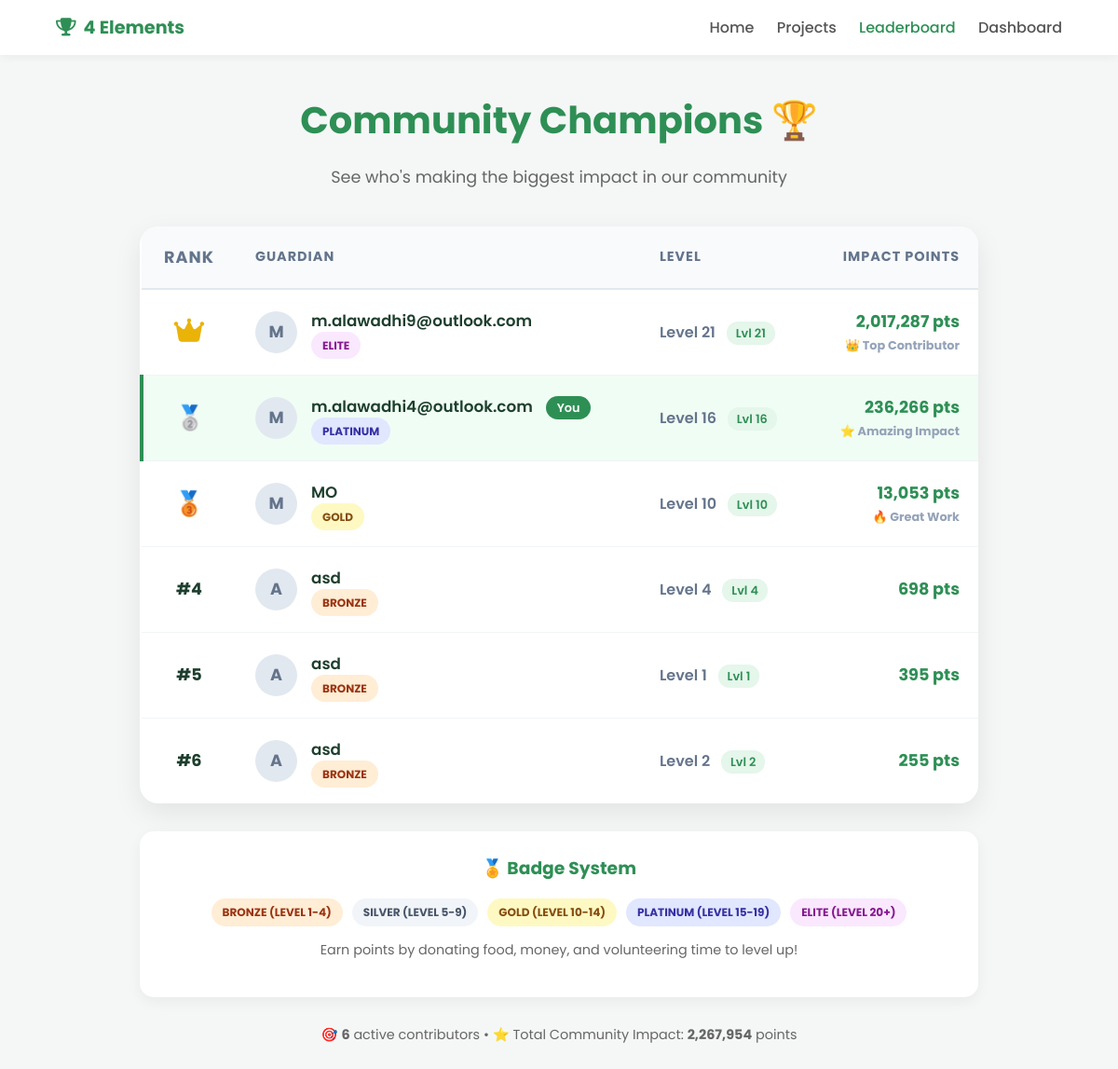
Page /leaderboard (signed in) on the committed database.
### tables this page shows
CREATE TABLE users (
            id INTEGER PRIMARY KEY AUTOINCREMENT,
            name TEXT NOT NULL,
            email TEXT UNIQUE NOT NULL,
            password TEXT NOT NULL,
            points INTEGER DEFAULT 0,
            level INTEGER DEFAULT 1,
            level_progress INTEGER DEFAULT 0,
            next_level_target INTEGER DEFAULT 100,
            badge TEXT DEFAULT 'bronze'
        );

### app.py (the view)
@app.route('/leaderboard')
def leaderboard():
    conn = sqlite3.connect("database.db")
    c = conn.cursor()
    c.execute("""
        SELECT name, points, level, badge
        FROM users
        WHERE points > 0
        ORDER BY points DESC, level DESC
        LIMIT 20
    """)
    leaders = c.fetchall()
    conn.close()
    return render_template('leaderboard.html',
                         leaders=leaders,
                         user=session.get("user"),
                         user_type=session.get("user_type"))

### templates/leaderboard.html (shortened to what this page needs)
<!DOCTYPE html>
<html lang="en">
<head>
    <link rel="stylesheet" href="https://cdnjs.cloudflare.com/ajax/libs/font-awesome/6.7.2/css/all.min.css">
</head>
<body>
    <nav>
        <div class="logo"><i class="fa-solid fa-trophy"></i> 4 Elements</div>
        <div>
            <a href="/">Home</a>
            <a href="/projects">Projects</a>
            <a href="/leaderboard" class="active">Leaderboard</a>
            {% if user %}
                <a href="{{ url_for('account_donor') if user_type == 'donor' else url_for('account') }}">Dashboard</a>
            {% else %}
                <a href="/login_page">Login</a>
            {% endif %}
        </div>
    </nav>
    <div class="leaderboard-container">
        <div class="header">
            <h1>Community Champions 🏆</h1>
            <p>See who's making the biggest impact in our community</p>
        </div>
        <div class="lb-card">
            <table>
                <thead>
                    <tr>
                        <th class="rank">Rank</th>
                        <th>Guardian</th>
                        <th>Level</th>
                        <th style="text-align:right">Impact Points</th>
                    </tr>
                </thead>
                <tbody>
                    {% if leaders %}
                        {% for leader in leaders %}
                        <tr {% if user and leader[0] == user %}class="current-user-highlight"{% endif %}>
                            <td class="rank">
                                {% if loop.index == 1 %}
                                    <i class="fa-solid fa-crown rank-1" title="Gold Champion"></i>
                                {% elif loop.index == 2 %}
                                    <span class="rank-2" title="Silver Champion">🥈</span>
                                {% elif loop.index == 3 %}
                                    <span class="rank-3" title="Bronze Champion">🥉</span>
                                {% else %}
                                    <strong>#{{ loop.index }}</strong>
                                {% endif %}
                            </td>
                            <td>
                                <div class="user-info">
                                    <div class="avatar">{{ leader[0][0]|upper }}</div>
                                    <div>
                                        <div style="font-weight:600; font-size:1.05rem;">
                                            {{ leader[0] }}
                                            {% if user and leader[0] == user %}
                                                <span class="your-rank">You</span>
                                            {% endif %}
                                        </div>
                                        <span class="badge-pill bg-{{ leader[3] }}">{{ leader[3]|upper }}</span>
                                    </div>
                                </div>
                            </td>
                            <td style="font-weight:600; color:#64748b;">
                                Level {{ leader[2] }}
                                <span class="level-badge">Lvl {{ leader[2] }}</span>
                            </td>
                            <td class="points">
                                {{ "{:,}".format(leader[1]) }} pts
                                {% if loop.index <= 3 %}
                                    <div style="font-size:0.8rem; color:#94a3b8; margin-top:4px;">
                                        {% if loop.index == 1 %}👑 Top Contributor{% endif %}
                                        {% if loop.index == 2 %}⭐ Amazing Impact{% endif %}
                                        {% if loop.index == 3 %}🔥 Great Work{% endif %}
                                    </div>
                                {% endif %}
                            </td>
                        </tr>
                        {% endfor %}
                    {% endif %}
                </tbody>
            </table>
        </div>
        <div class="badge-legend">
            <h3>🏅 Badge System</h3>
            <div class="badge-list">
                <span class="badge-pill bg-bronze">Bronze (Level 1-4)</span>
                <span class="badge-pill bg-silver">Silver (Level 5-9)</span>
                <span class="badge-pill bg-gold">Gold (Level 10-14)</span>
                <span class="badge-pill bg-platinum">Platinum (Level 15-19)</span>
                <span class="badge-pill bg-elite">Elite (Level 20+)</span>
            </div>
            <p style="text-align:center; margin-top:15px; color:#666; font-size:0.9rem;">
                Earn points by donating food, money, and volunteering time to level up!
            </p>
        </div>
        {% if leaders %}
        <div style="text-align:center; margin-top:30px; color:#666; font-size:0.9rem;">
            <p>
                🎯 <strong>{{ leaders|length }}</strong> active contributors •
                ⭐ Total Community Impact: <strong>{{ "{:,}".format(leaders|sum(attribute=1)) }}</strong> points
            </p>
        </div>
        {% endif %}
    </div>
</body>
</html>

### templates/leaderboard.html (style rules this page uses)
:root { --green: #2e8f55; --gold: #eab308; --silver: #94a3b8; --bronze: #b45309; --platinum: #10b981; --elite: #8b5cf6; --white: #ffffff; --gray-light: #f4f7f6; }
body { margin: 0; font-family: "Poppins", sans-serif; background: var(--gray-light); color: #1e3f2e; }
nav { display: flex; justify-content: space-between; align-items: center; padding: 15px 5%; background: var(--white); box-shadow: 0 2px 10px rgba(0,0,0,0.05); position: sticky; top: 0; z-index: 100; }
nav .logo { font-weight: 700; color: var(--green); font-size: 1.2rem; display: flex; gap: 8px; align-items: center; }
nav a { text-decoration: none; color: #555; margin-left: 20px; font-weight: 500; }
nav a.active { color: var(--green); }
.leaderboard-container { max-width: 900px; margin: 40px auto; padding: 0 20px; }
.header { text-align: center; margin-bottom: 40px; }
.header h1 { font-size: 2.5rem; margin-bottom: 10px; color: var(--green); }
.header p { color: #666; font-size: 1.1rem; }
.lb-card { background: white; border-radius: 20px; box-shadow: 0 10px 30px rgba(0,0,0,0.08); overflow: hidden; margin-bottom: 30px; }
table { width: 100%; border-collapse: collapse; }
th { background: #f8fafc; padding: 20px; text-align: left; font-size: 0.9rem; color: #64748b; text-transform: uppercase; letter-spacing: 1px; border-bottom: 2px solid #e2e8f0; }
td { padding: 20px; border-bottom: 1px solid #f1f5f9; }
tr:last-child td { border-bottom: none; }
.rank { font-weight: 700; width: 60px; text-align: center; font-size: 1.1rem; }
.rank-1 { color: var(--gold); font-size: 1.8rem; }
.rank-2 { color: var(--silver); font-size: 1.6rem; }
.rank-3 { color: var(--bronze); font-size: 1.6rem; }
.user-info { display: flex; align-items: center; gap: 15px; }
.avatar { width: 45px; height: 45px; background: #e2e8f0; border-radius: 50%; display: flex; align-items: center; justify-content: center; font-weight: bold; color: #64748b; font-size: 1.1rem; }
.badge-pill { padding: 6px 12px; border-radius: 20px; font-size: 0.75rem; font-weight: 700; text-transform: uppercase; }
.bg-bronze { background: #ffedd5; color: #9a3412; }
.bg-silver { background: #f1f5f9; color: #475569; }
.bg-gold { background: #fef9c3; color: #854d0e; }
.bg-platinum { background: #e0e7ff; color: #3730a3; }
.bg-elite { background: #fae8ff; color: #86198f; }
.points { font-weight: 700; color: var(--green); text-align: right; font-size: 1.1rem; }
.level-badge { font-size: 0.8rem; background: #e5f6eb; color: var(--green); padding: 4px 10px; border-radius: 12px; margin-left: 8px; }
.badge-legend { background: white; padding: 25px; border-radius: 15px; box-shadow: 0 5px 15px rgba(0,0,0,0.05); }
.badge-legend h3 { margin-top: 0; color: var(--green); text-align: center; }
.badge-list { display: flex; flex-wrap: wrap; gap: 10px; justify-content: center; margin-top: 15px; }
.current-user-highlight { background: #f0fdf4 !important; border-left: 4px solid var(--green); }
.your-rank { background: var(--green); color: white; padding: 4px 12px; border-radius: 20px; font-size: 0.8rem; margin-left: 10px; }

### rows in the picture
users: name "M", name "m.alawadhi9@outlook.com", badge "ELITE", level "21", points "2,017,287", shows "👑 Top Contributor"
users: name "M", name "m.alawadhi4@outlook.com", shows "You", badge "PLATINUM", level "16", points "236,266", shows "⭐ Amazing Impact"
users: name "M", name "MO", badge "GOLD", level "10", points "13,053", shows "🔥 Great Work"
users: name "A", name "asd", badge "BRONZE", level "4", points "698"
users: name "A", name "asd", badge "BRONZE", level "1", points "395"
users: name "A", name "asd", badge "BRONZE", level "2", points "255"

### other values in the picture
{{ leaders|length }} "6"
{{ "{:,}".format(leaders|sum(attribute=1)) }} "2,267,954"
